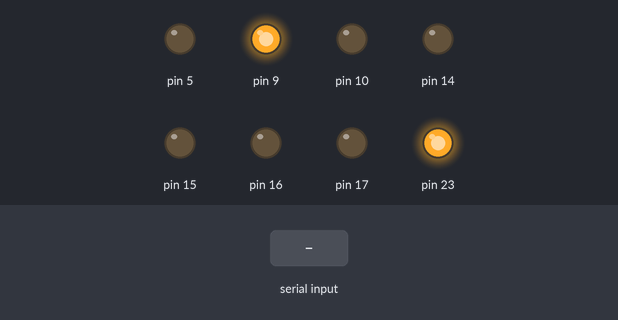
The sketch below on a simulated Arduino Uno, built with avr-gcc and run on an emulated ATmega328P. Shown: output pins drawn as LEDs (lit = HIGH). The inputs (shaded band) are chosen by the test bench.

Above: at 1.7 s.
1.8 s: "v" received over Serial
At 2.8 s:
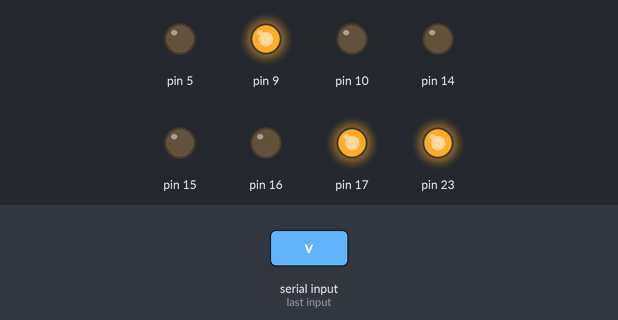
3.3 s: "r" received over Serial
At 3.9 s:
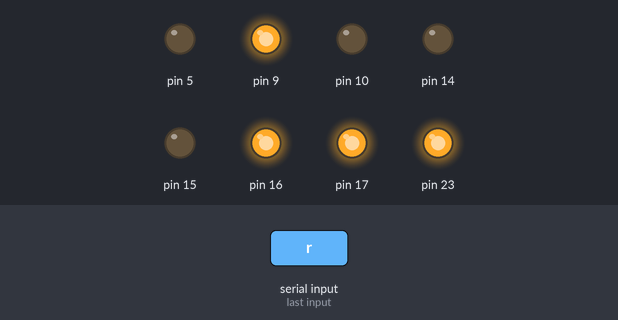
4.8 s: "e" received over Serial
At 5.1 s:
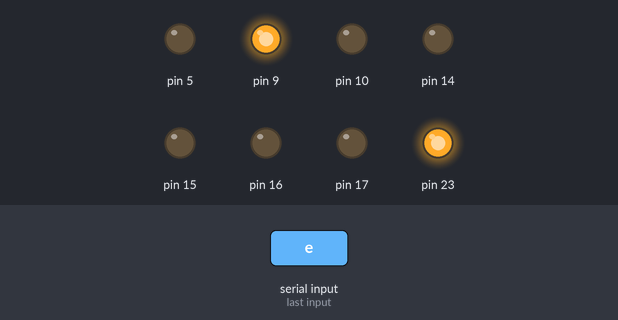
6.3 s: "r" received over Serial
At 7.4 s:
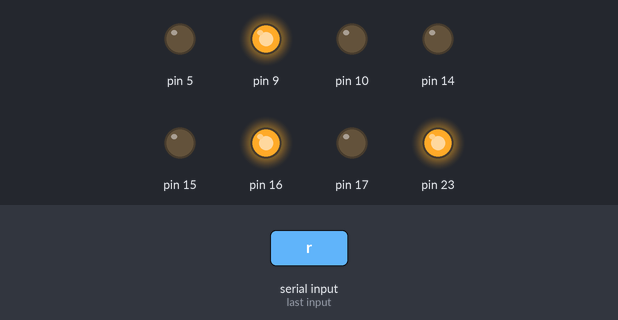
Timing chart, 0 to 8.8 s (numbered marks = the images above; inputs shaded):
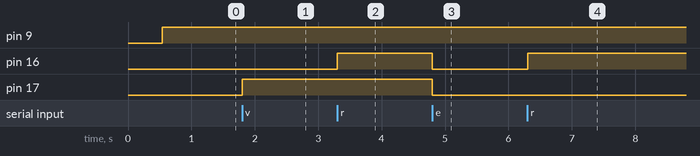

Measured:
- after the input at 1.8 s, pin 17: LOW → HIGH at once
- after the input at 3.3 s, pin 16: LOW → HIGH at once
- after the input at 4.8 s, pin 16, pin 17: HIGH → LOW at once
- after the input at 6.3 s, pin 16: LOW → HIGH at once

The sketch:

serverKitco.ino
```cpp
// Programme clignotant LED verte
// Fait clignoter la LED verte

// Nécessaire pour l'environnement Kitco
#include "kitco.h"


// La partie Setup concerne ce qui va être exécuté au démarrage de Kitco
void setup() {

  // Cette commande est nécessaire pour intialiser Kitco à son démarrage
  initialiserKitco(0);

  Serial.begin(9600);

}

// Loop est la boucle principale, va se lancer en boucle après Setup
void loop() {


  if (Serial.available()) {
    int inByte = Serial.read();
    if (inByte=='v') {
       LEDVerte(ALLUME);
    }
    if (inByte=='r') {
       LEDRouge(ALLUME);
    }
    if (inByte=='e') {
       LEDRouge(ETEINTE);
       LEDVerte(ETEINTE);
    }
  }
}
```
